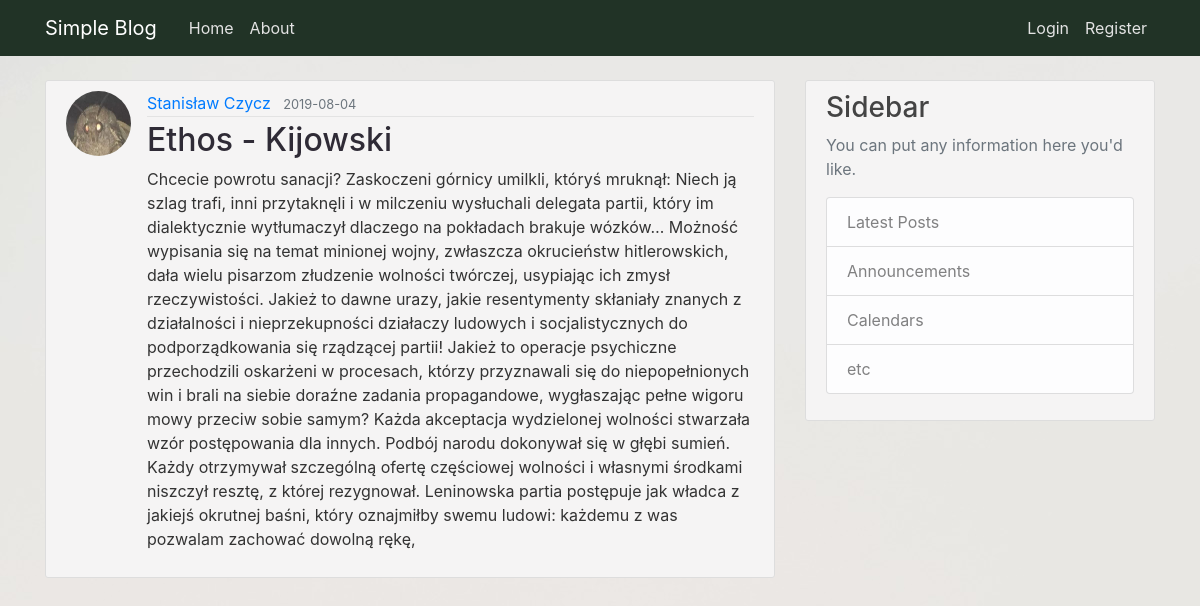
/post/10, run on the app's committed database.
### blog/models.py (models this page shows, shortened)
class User(db.Model, UserMixin):
    id = db.Column(db.Integer, primary_key=True)
    username = db.Column(db.String(20), unique=True, nullable=False)
    email = db.Column(db.String(120), unique=True, nullable=False)
    image_file = db.Column(db.String(20), nullable=False, default='default.jpg')
    password = db.Column(db.String(60), nullable=False)
    posts = db.relationship('Post', backref='author', lazy=True)

class Post(db.Model):
    id = db.Column(db.Integer, primary_key=True)
    title = db.Column(db.String(100), nullable=False)
    date_posted = db.Column(db.DateTime, nullable=False, default=datetime.utcnow)
    content = db.Column(db.Text, nullable=False)
    user_id = db.Column(db.Integer, db.ForeignKey('user.id'), nullable=False)

### blog/posts/routes.py (the view)
@posts.route("/post/<int:post_id>")
def post(post_id):
    post = Post.query.get_or_404(post_id)
    return render_template('post.html', title=post.title, post=post)

### blog/templates/post.html (shortened to what this page needs)
{% extends "layout.html" %}
{% block content %}
    <article class="media content-section">
        <img class="rounded-circle article-img"
            src="{{ url_for('static', filename='profile_pics/' + post.author.image_file) }}">
        <div class="media-body">
            <div class="article-metadata">
                <a class="mr-2" href="{{ url_for('users.user_posts', username=post.author.username) }}">{{ post.author.username }}</a>
                <small class="text-muted">{{ post.date_posted.strftime('%Y-%m-%d') }}</small>
            </div>
            <h2 class="article-title">{{ post.title }}</h2>
            <p class="article-content">{{ post.content }}</p>
        </div>
    </article>
{% endblock content %}

### blog/static/main.css (style rules this page uses)
body { background: #f8f8fa; background: url("plant.jpg"); color: #333333; margin-top: 5rem; }
h1, h2, h3, h4, h5, h6 { color: #444444; }
.content-section { background: #f5f4f4; padding: 10px 20px; border: 1px solid #dddddd; border-radius: 3px; margin-bottom: 20px; }
.article-title { color: #2F2B36; }
.article-content { white-space: pre-line; }
.article-img { height: 65px; width: 65px; margin-right: 16px; }
.article-metadata { padding-bottom: 1px; margin-bottom: 4px; border-bottom: 1px solid #e3e3e3 }

### data on the page
User: image_file (picture), author.username "Stanisław Czycz"
Post: date_posted "2019-08-04", title "Ethos - Kijowski", content "Chcecie powrotu sanacji? Zaskoczeni górnicy umilkli, któryś mruknął: Niech ją szlag trafi, inni przytaknęli i w milczeniu wysłuchali delegata partii, który im dialektycznie wytłumaczył dlaczego na pokładach brakuje wózków… Możność wypisania się na temat minionej wojny, zwłaszcza okrucieństw hitlerowskich, dała wielu pisarzom złudzenie wolności twórczej, usypiając ich zmysł rzeczywistości. Jakież to dawne urazy, jakie resentymenty skłaniały znanych z działalności i nieprzekupności działaczy ludowych i socjalistycznych do podporządkowania się rządzącej partii! Jakież to operacje psychiczne przechodzili oskarżeni w procesach, którzy przyznawali się do niepopełnionych win i brali na siebie…"
